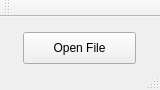
<?xml version="1.0" encoding="UTF-8"?>
<ui version="4.0">
 <class>MainWindow</class>
 <widget class="QMainWindow" name="MainWindow">
  <property name="geometry">
   <rect>
    <x>0</x>
    <y>0</y>
    <width>160</width>
    <height>90</height>
   </rect>
  </property>
  <property name="minimumSize">
   <size>
    <width>160</width>
    <height>90</height>
   </size>
  </property>
  <property name="maximumSize">
   <size>
    <width>130</width>
    <height>90</height>
   </size>
  </property>
  <property name="windowTitle">
   <string>QFileDialog</string>
  </property>
  <widget class="QWidget" name="centralWidget">
   <widget class="QPushButton" name="pushButton">
    <property name="geometry">
     <rect>
      <x>23</x>
      <y>15</y>
      <width>113</width>
      <height>32</height>
     </rect>
    </property>
    <property name="text">
     <string>Open File</string>
    </property>
   </widget>
  </widget>
  <widget class="QMenuBar" name="menuBar">
   <property name="geometry">
    <rect>
     <x>0</x>
     <y>0</y>
     <width>160</width>
     <height>22</height>
    </rect>
   </property>
  </widget>
  <widget class="QToolBar" name="mainToolBar">
   <attribute name="toolBarArea">
    <enum>TopToolBarArea</enum>
   </attribute>
   <attribute name="toolBarBreak">
    <bool>false</bool>
   </attribute>
  </widget>
  <widget class="QStatusBar" name="statusBar"/>
 </widget>
 <layoutdefault spacing="6" margin="11"/>
 <resources/>
 <connections/>
</ui>
